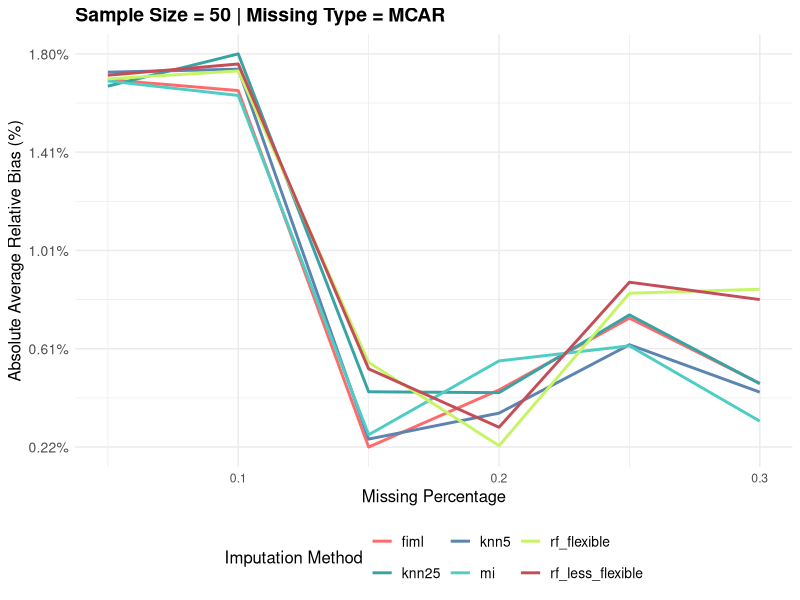
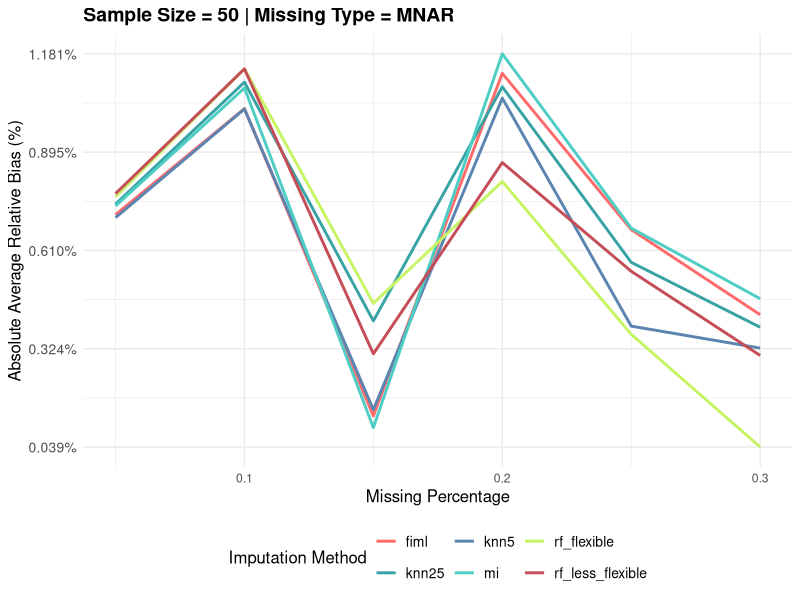
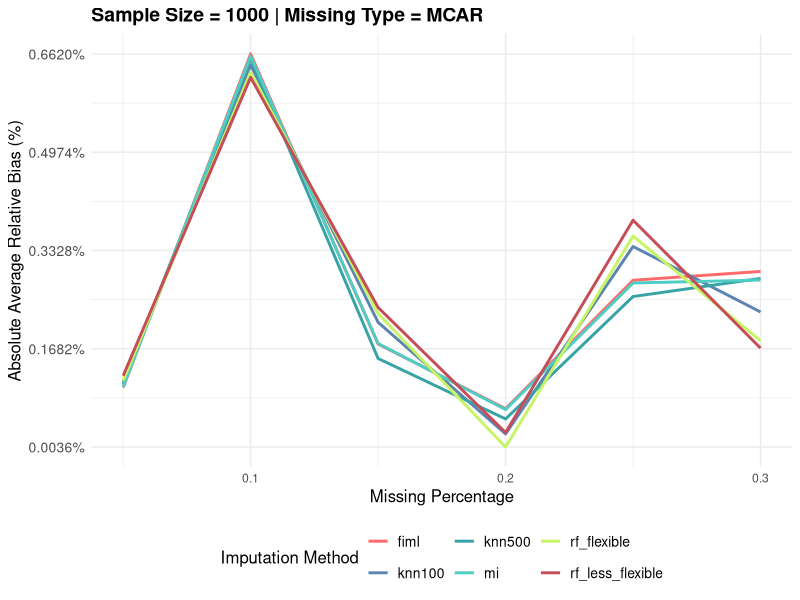
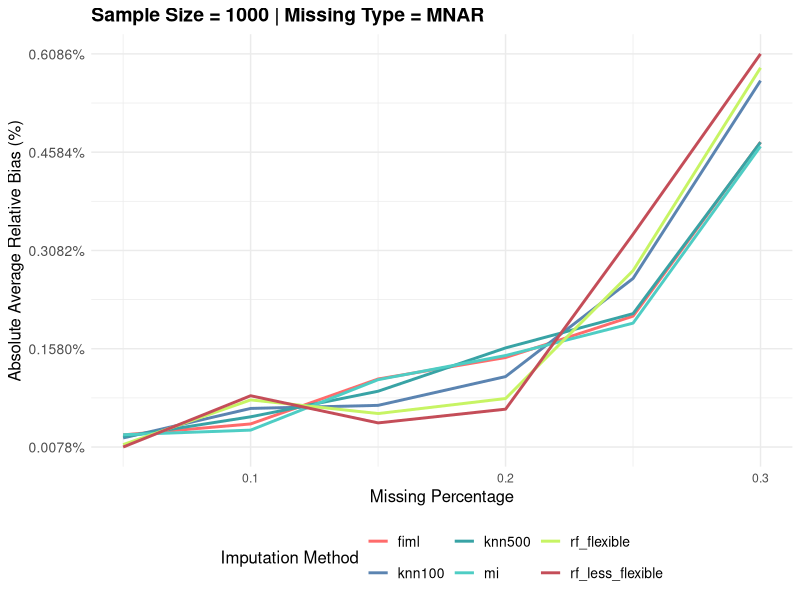
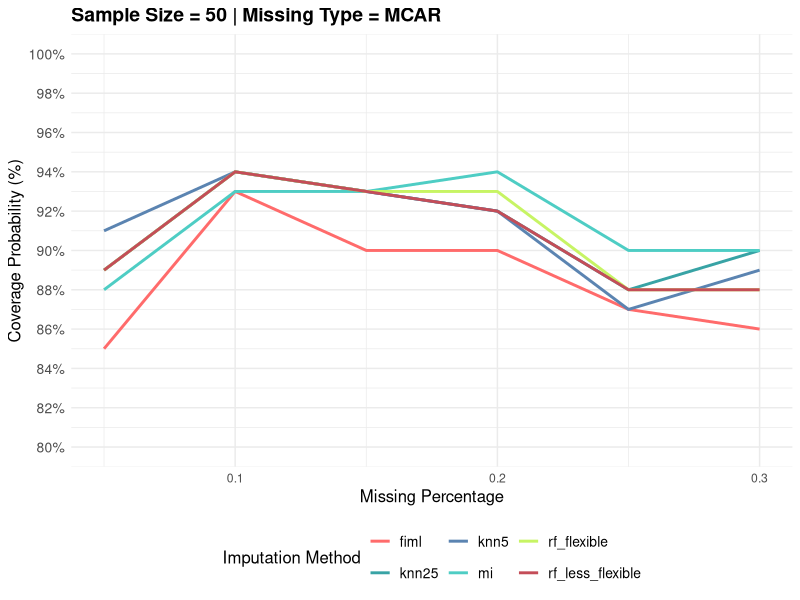
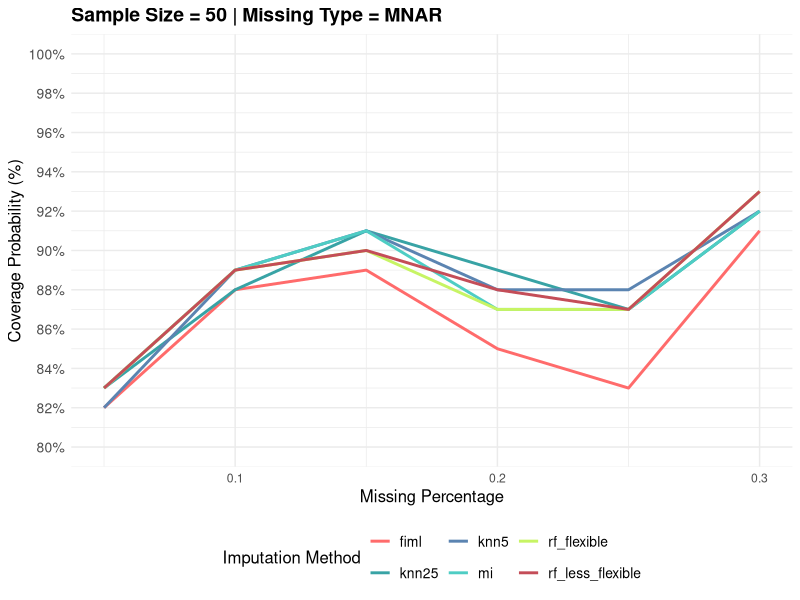
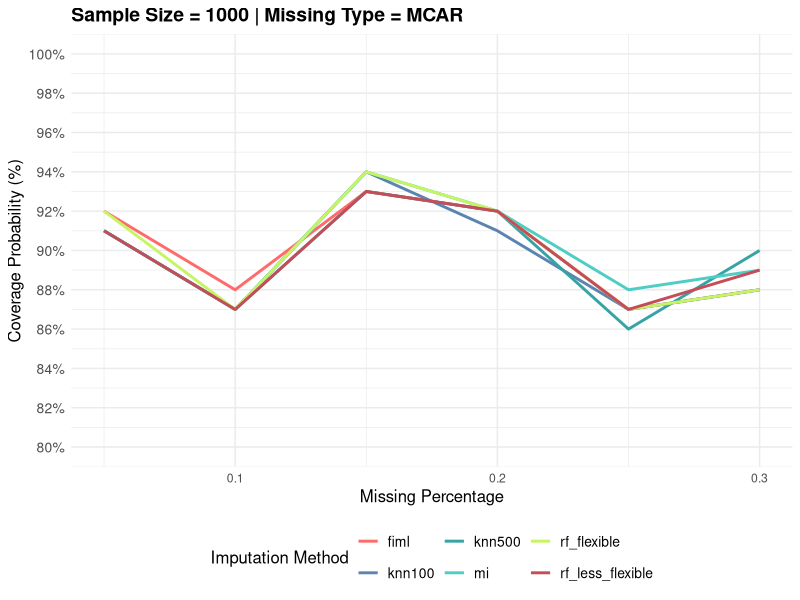
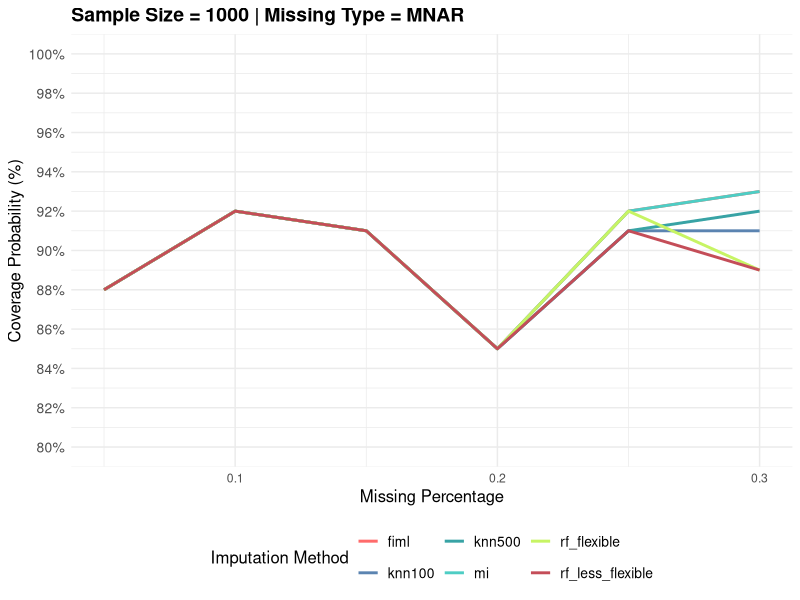

Source code (R) for these figures, in order:
## ---- chunk 1
knitr::opts_chunk$set(echo = TRUE)
## ---- chunk 2
# Load the required libraries
library(tidyverse)

# Read the CSV file
data <- read_csv("Scenario1.csv")

# Create a function to generate the plot
create_plot <- function(df, sample_size, missing_type) {
  if (sample_size == 50) {
    knn_values <- c("knn5", "knn25")
  } else {
    knn_values <- c("knn100", "knn500")
  }
  
  color_values <- c("fiml" = "#FF6B6B", 
                    "mi" = "#4ECDC4",
                    "rf_flexible" = "#C7F464",
                    "rf_less_flexible" = "#C44D58")
  color_values[knn_values[1]] <- "#5B84B1"
  color_values[knn_values[2]] <- "#38A3A5"
  
  plot <- ggplot(df, aes(x = missing_percentage, y = abs(average_relative_bias) * 100, color = imputation_method)) +
    geom_line(size = 1) +
    scale_color_manual(values = color_values) +
    scale_y_continuous(breaks = seq(min(abs(df$average_relative_bias) * 100), max(abs(df$average_relative_bias) * 100), length.out = 5),
                       labels = function(x) paste0(format(x, digits = 2), "%")) +
    labs(title = paste("Sample Size =", sample_size, "| Missing Type =", missing_type),
         x = "Missing Percentage", y = "Absolute Average Relative Bias (%)", color = "Imputation Method") +
    theme_minimal() +
    theme(plot.title = element_text(face = "bold", size = 14),
          axis.title = element_text(size = 12),
          axis.text.y = element_text(size = 10),
          legend.title = element_text(size = 12),
          legend.text = element_text(size = 10),
          legend.position = "bottom") +
    guides(color = guide_legend(nrow = 2))
  
  return(plot)
}

# Filter data and create separate plots
arb_plot_n50_mcar <- create_plot(data %>% filter(sample_size == 50, missing_type == "MCAR"), 50, "MCAR")
arb_plot_n50_mnar <- create_plot(data %>% filter(sample_size == 50, missing_type == "MNAR"), 50, "MNAR")
arb_plot_n1000_mcar <- create_plot(data %>% filter(sample_size == 1000, missing_type == "MCAR"), 1000, "MCAR")
arb_plot_n1000_mnar <- create_plot(data %>% filter(sample_size == 1000, missing_type == "MNAR"), 1000, "MNAR")

# Save the absolute average relative bias plots as PNG files
ggsave("abs_arb_plot_n50_mcar.png", plot = arb_plot_n50_mcar, width = 8, height = 6, dpi = 300)
ggsave("abs_arb_plot_n50_mnar.png", plot = arb_plot_n50_mnar, width = 8, height = 6, dpi = 300)
ggsave("abs_arb_plot_n1000_mcar.png", plot = arb_plot_n1000_mcar, width = 8, height = 6, dpi = 300)
ggsave("abs_arb_plot_n1000_mnar.png", plot = arb_plot_n1000_mnar, width = 8, height = 6, dpi = 300)

# Display the plots
print(arb_plot_n50_mcar)
print(arb_plot_n50_mnar)
print(arb_plot_n1000_mcar)
print(arb_plot_n1000_mnar)
## ---- chunk 3
# Load the required libraries
library(tidyverse)

# Read the CSV file
data <- read_csv("Scenario1.csv")

# Create a function to generate the plot
create_plot <- function(df, sample_size, missing_type) {
  if (sample_size == 50) {
    knn_values <- c("knn5", "knn25")
  } else {
    knn_values <- c("knn100", "knn500")
  }
  
  color_values <- c("fiml" = "#FF6B6B", 
                    "mi" = "#4ECDC4",
                    "rf_flexible" = "#C7F464",
                    "rf_less_flexible" = "#C44D58")
  color_values[knn_values[1]] <- "#5B84B1"
  color_values[knn_values[2]] <- "#38A3A5"
  
  plot <- ggplot(df, aes(x = missing_percentage, y = coverage_probability * 100, color = imputation_method)) +
    geom_line(size = 1) +
    scale_color_manual(values = color_values) +
    scale_y_continuous(breaks = seq(80, 100, 2),
                       limits = c(80, 100),
                       labels = function(x) paste0(x, "%")) +
    labs(title = paste("Sample Size =", sample_size, "| Missing Type =", missing_type),
         x = "Missing Percentage", y = "Coverage Probability (%)", color = "Imputation Method") +
    theme_minimal() +
    theme(plot.title = element_text(face = "bold", size = 14),
          axis.title = element_text(size = 12),
          axis.text.y = element_text(size = 10),
          legend.title = element_text(size = 12),
          legend.text = element_text(size = 10),
          legend.position = "bottom") +
    guides(color = guide_legend(nrow = 2))
  
  return(plot)
}

# Filter data and create separate plots
cp_plot_n50_mcar <- create_plot(data %>% filter(sample_size == 50, missing_type == "MCAR"), 50, "MCAR")
cp_plot_n50_mnar <- create_plot(data %>% filter(sample_size == 50, missing_type == "MNAR"), 50, "MNAR")
cp_plot_n1000_mcar <- create_plot(data %>% filter(sample_size == 1000, missing_type == "MCAR"), 1000, "MCAR")
cp_plot_n1000_mnar <- create_plot(data %>% filter(sample_size == 1000, missing_type == "MNAR"), 1000, "MNAR")

# Display the plots
print(cp_plot_n50_mcar)
print(cp_plot_n50_mnar)
print(cp_plot_n1000_mcar)
print(cp_plot_n1000_mnar)
## ---- chunk 4
# Save the absolute average relative bias plots as PNG files
ggsave("abs_arb_plot_n50_mcar.png", plot = arb_plot_n50_mcar, width = 8, height = 6, dpi = 600)
ggsave("abs_arb_plot_n50_mnar.png", plot = arb_plot_n50_mnar, width = 8, height = 6, dpi = 600)
ggsave("abs_arb_plot_n1000_mcar.png", plot = arb_plot_n1000_mcar, width = 8, height = 6, dpi = 600)
ggsave("abs_arb_plot_n1000_mnar.png", plot = arb_plot_n1000_mnar, width = 8, height = 6, dpi = 600)

# Save the coverage probability plots as PNG files
ggsave("cp_plot_n50_mcar.png", plot = cp_plot_n50_mcar, width = 8, height = 6, dpi = 600)
ggsave("cp_plot_n50_mnar.png", plot = cp_plot_n50_mnar, width = 8, height = 6, dpi = 600)
ggsave("cp_plot_n1000_mcar.png", plot = cp_plot_n1000_mcar, width = 8, height = 6, dpi = 600)
ggsave("cp_plot_n1000_mnar.png", plot = cp_plot_n1000_mnar, width = 8, height = 6, dpi = 600)
